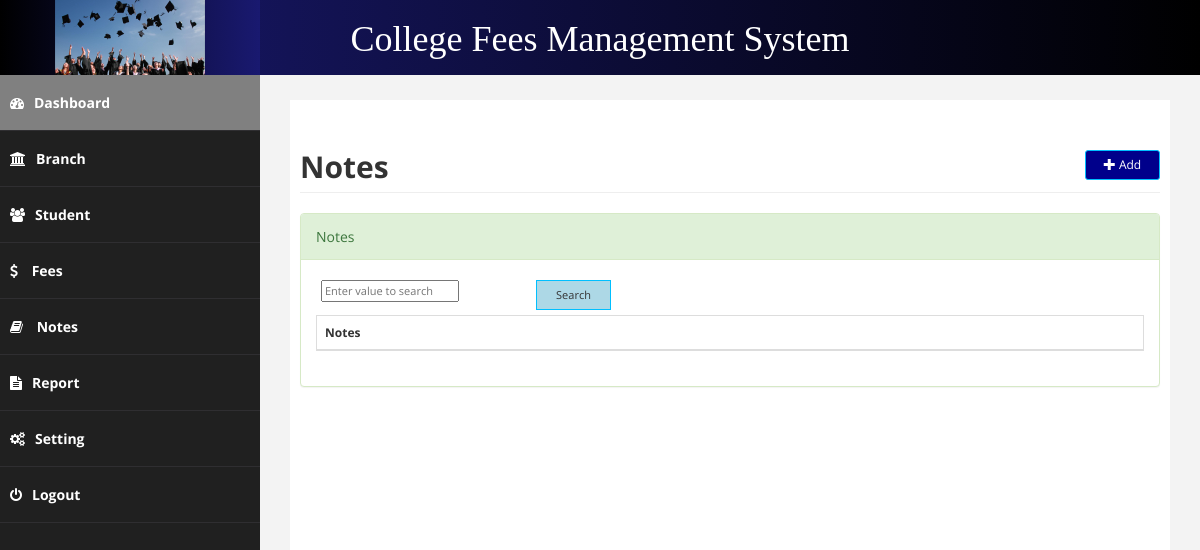
The app's page /notes.php, older data.
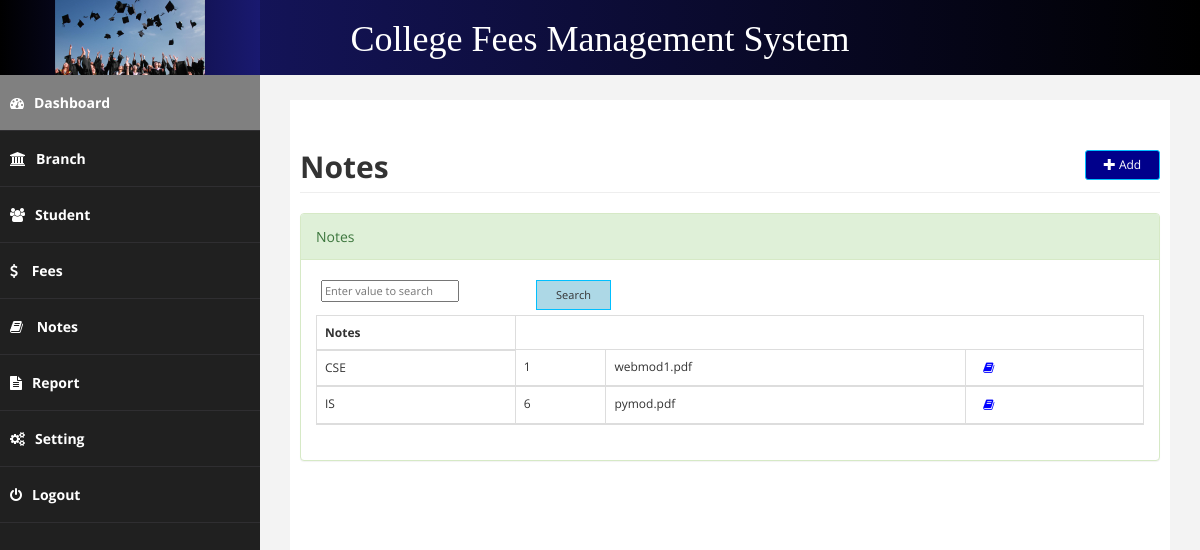
The same page, newer data.
### tables this page shows
CREATE TABLE `tblnotes` (
  `id` int(11) NOT NULL,
  `branch` varchar(200) NOT NULL,
  `sem` int(11) NOT NULL,
  `notes` varchar(200) NOT NULL
);

### notes.php (the view, shortened to what this page needs)
<?php
if(isset($_POST['search']))
{
    $valuesearch=$_POST['valuesearch'];
    $query="SELECT * FROM `tblnotes` WHERE CONCAT( `branch`, `sem`, `notes`) LIKE '%".$valuesearch."%'";
    $search_result=filtertable($query);
}
else
{
    $query="select * from tblnotes";
    $search_result=filtertable($query);
}
function filtertable($query)
{
    $connect=mysqli_connect("localhost","root","","collegefee");
    $filter_Result=mysqli_query($connect,$query);
    return $filter_Result;
}
?>
<!DOCTYPE html>
<html xmlns="http://www.w3.org/1999/xhtml">
<head>
    <link href="css/bootstrap.css" rel="stylesheet" />
    <link href="css/font-awesome.css" rel="stylesheet" />
    <link href="css/basic.css" rel="stylesheet" />
    <link href="css/custom.css" rel="stylesheet" />
    <link href="css/datatable/datatable.css" rel="stylesheet" />
</head>
<?php
include("php/header.php");
?>
<div id="page-wrapper">
    <div id="page-inner">
        <div class="row">
            <div class="col-md-12">
                <div class="row" >
                    <div class="col-md-12">
                        <h2 class="page-header" ><strong>Notes</strong>
                            <a href="sample.php" class="btn btn-primary btn-sm pull-right" style="background-color: darkblue"><i class="glyphicon glyphicon-plus"></i> Add </a></h2>
                        <div class="panel panel-success">
                            <div class="panel-heading">
                                Notes
                            </div>
                            <div class="panel-body">
                                <div class="table-sorting table-responsive">
                                    <form action="" method="post" id="formnotes">
                                        <div id="tSortable22_length" class="dataTables_length"><input name="valuesearch"  type="text"  id="valuesearch" placeholder="Enter value to search"/></label></div>
                                        <div id="tSortable22_length" class="dataTables_length"><input type="submit" name="search" class="pull-right" id="search" value="Search"/></div>
                                        <table class="table table-striped table-bordered table-hover" id="tSortable22">
                                            <thead>
                                            <tr>
                                                <th>Notes</th>
                                            </tr>
                                            <?php
                                            while ($row=mysqli_fetch_array($search_result)):?>
                                                <tr>
                                                    <td><?php echo $row['branch'];?></td>
                                                    <td><?php echo $row['sem'];?></td>
                                                    <td><?php echo $row['notes'];?></td>
                                                    <td><button class="note" name="note" id="note" value="<?php echo $row['id'];?> "><i id="fa-book" class="fa fa-book"></i> </button></td>
                                                </tr>
                                            <?php endwhile;
                                            ?>
                                            </thead>
                                        </table>
                                    </form>
                                </div>
                            </div>
                        </div>
                    </div>
                </div>
            </div>
        </div>
    </div>
</div>
<body>
</body>
</html>

Row changes from the older to the newer data that the page shows:
added tblnotes: branch "CSE", sem "1", notes "webmod1.pdf"
added tblnotes: branch "IS", sem "6", notes "pymod.pdf", $row['id'] 2 (drawn)
